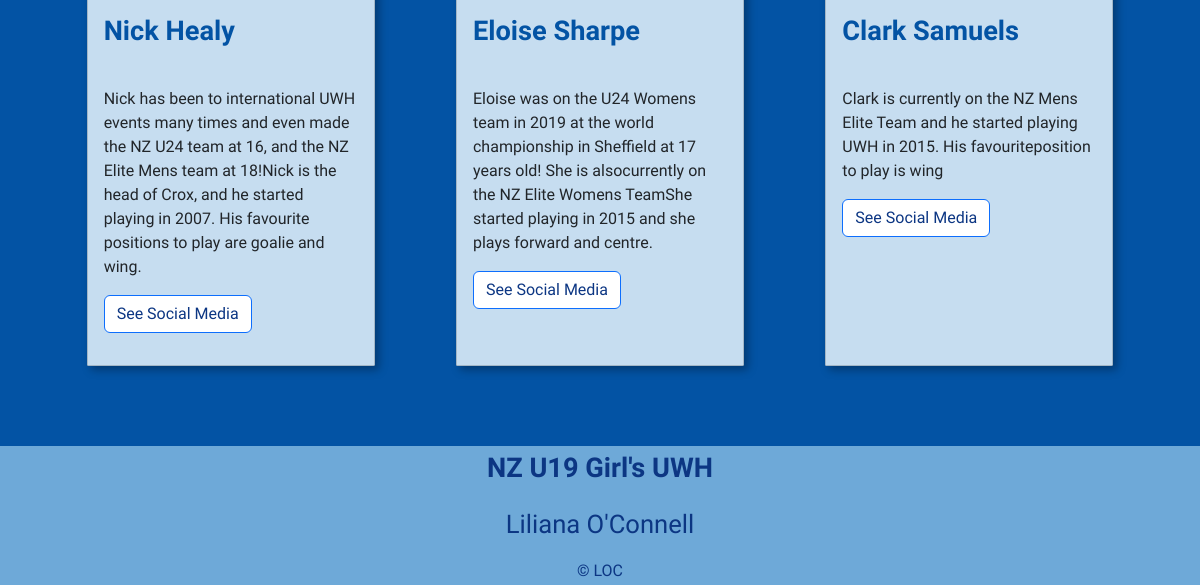
Page /halloffame (lower part) on the earlier database version.
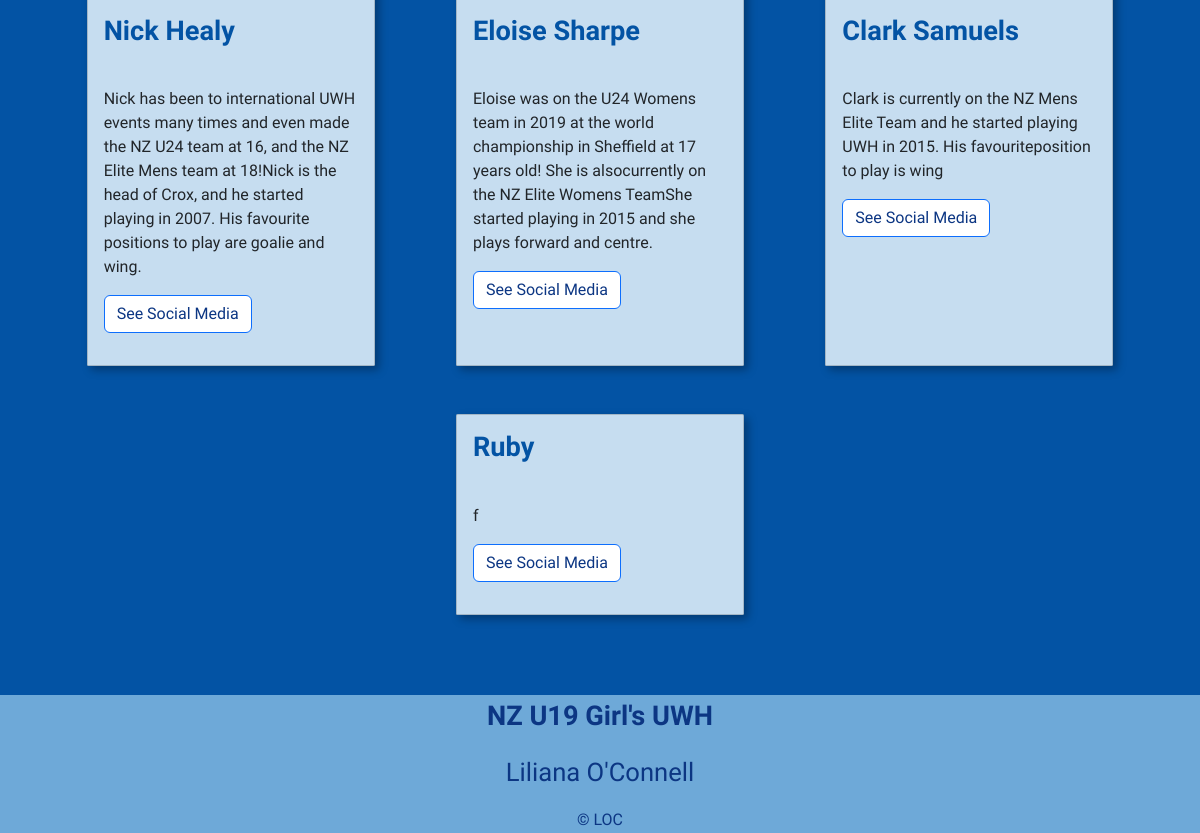
Same page on the later database version.
### tables this page shows
CREATE TABLE halloffame(
    hof_id integer primary key autoincrement not null,
    name text not null unique,
    description text not null unique,
    socials text not null,
    headshot text not null
);

### server.py (the view)
@app.route('/halloffame')
def halloffame():
    sql = """ select halloffame.hof_id, halloffame.name, halloffame.description, halloffame.socials, halloffame.headshot
        from halloffame """
    result = run_search_query_tuples(sql, (), db_path, True)
    print(result)
    return render_template("halloffame.html", halloffame=result)

### db_function.py (called while the page is built)
def run_search_query_tuples(sql_query, values_tuple, file_path, rowfactory=False):
    result = None
    try:
        db = sqlite3.connect(file_path)
        if rowfactory:
            db.row_factory = sqlite3.Row
        cursor = db.cursor()
        cursor.execute(sql_query, values_tuple)
        result = cursor.fetchall()
        cursor.close()
    except sqlite3.Error as error:
        print("Error running search query tuples: {}".format(error))
        return None
    db.close()
    if result is None:
        print("No search values were found")
    return result

### templates/halloffame.html (shortened to what this page needs)
{% extends "layout.html" %}
{% block content %}
<div class="container-fluid p-3" style="background-color: rgb(3,83,164);">
    <div class="container-md">
        <div class="row p-3">
            {% for row in halloffame %}
            <div class="col mb-5">
                <div class="card mx-auto h-100 mb-3" style="width: 18em;">
                    <h4 class="card-title p-3" style="color: rgb(3,83,164);">{{row['name']}}</h4>
                    <div class="card-body">
                        {{row['description'] | replace("\n", "<br>") }}
                        <br>
                        <a href={{row['socials']}} target="_blank" class="btn btn-primary mt-3">See Social Media</a>
                    </div>
                </div>
            </div>
            {% endfor %}
        </div>
    </div>
</div>
{% endblock %}

Differences in the rows shown:
added halloffame: name "Ruby", description "f"
